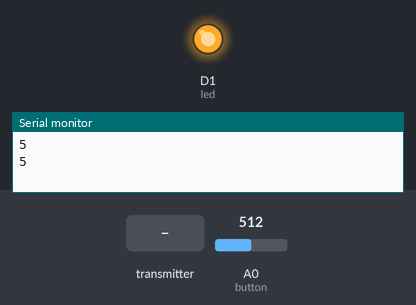
The sketch below on a simulated ESP8266 (NodeMCU). On the bench: output pins drawn as LEDs (lit = HIGH), the last lines printed to the serial monitor. The test bench sets the inputs (shaded band); at power-on: A0 (button) = 512. No radio packets arrive unless stated.

Above: at 4.0 s.
4.1 s: A0 (button) set to 105
7.6 s: A0 (button) set to 92
At 8.7 s:
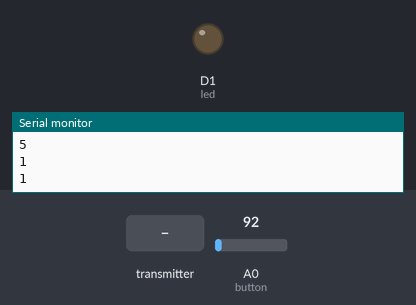
10.0 s: the transmitter starts sending gotByte = 0
At 11.0 s:
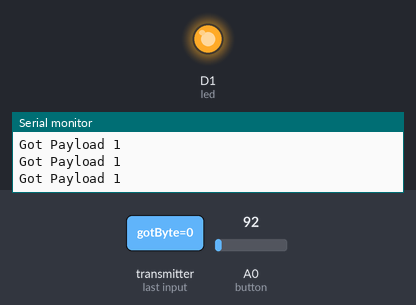
12.4 s: the transmitter starts sending gotByte = 64
At 13.5 s:
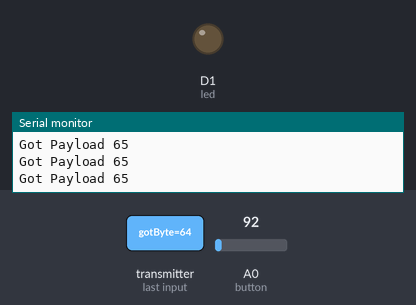
14.8 s: the transmitter starts sending gotByte = 128
At 15.6 s:
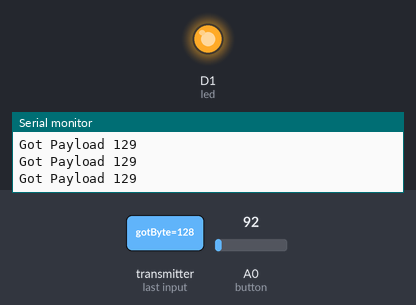
Timing chart, 0 to 17.8 s (numbered marks = the images above; inputs shaded):
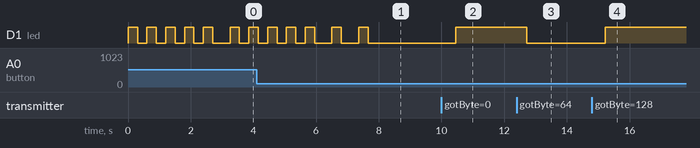

Measured:
- the behaviour switches between 100 and 99 on A0 (button) (found by bisection; images 0 and 1)
- after the input at 7.6 s, D1 (led): goes on until 7.7 s, then stays LOW
- after the input at 10.0 s, D1 (led): LOW → HIGH after 0.46 s
- after the input at 12.4 s, D1 (led): HIGH → LOW after 0.31 s
- after the input at 14.8 s, D1 (led): LOW → HIGH after 0.42 s

The sketch:

receiverACK.ino
```cpp
#define CE_PIN D2
#define CSN_PIN D8
#define led D1
#define button A0

#include <SPI.h>
#include "RF24.h"

RF24 radio(CE_PIN, CSN_PIN);
boolean ledState = false;

const byte address[][7] = {"server" , "button"};
unsigned long payload = 0;
int btn = 0; //analog button value
//nrf variables
byte pipeNo;
byte gotByte;
byte gotBytePrev = 0;


void setup() {
  Serial.begin(115200);
  pinMode(led, OUTPUT);

  radio.begin(); // Start up the radio
  radio.setAutoAck(1); // Ensure autoACK is enabled
  radio.setRetries(0,15); // Max delay between retries & number of retries
  radio.enableAckPayload();       // Allow optional ack payloads
  radio.openWritingPipe(address[1]); // Write to device address 'button'
  radio.openReadingPipe(1, address[0]); // Write to device address 'SimpleNode'
  radio.startListening();
}

/**
 *  Toggle led from low to high and viceversa
 */
void toggle(){

  if(ledState){
    ledState = false;
    digitalWrite(led, LOW);
  }else{
    ledState = true;
    digitalWrite(led, HIGH);
  }

}

/**
 * Make sure led toggles only once because the button
 * sends message until ack is received, so such message
 * is sent and received by the server more than once
 */
void toggleOnce(){
  if(gotBytePrev != gotByte){
    toggle();
    gotBytePrev = gotByte;
  }
}

/**
 * Read analog button value and decide what button was pressed.
 * Buttons are connected to different resistor values, therefore
 * each button gives a different value when read.
 */
void readButtons(){
  btn = analogRead(button)/100;
  if(btn!=0){
    Serial.println(btn);
    for(int i = 0;i < btn; i++){
      toggle();
      delay(300);
      toggle();
      delay(300);
    }
  }
}


void loop(void){

  readButtons();

  while( radio.available(&pipeNo)){
      toggleOnce();
      radio.read( &gotByte, 1 );
      gotByte++;
      radio.writeAckPayload(pipeNo,&gotByte, 1 );
      Serial.print("Got Payload ");
      Serial.println(gotByte);
  }
  delay(250);
}
```
